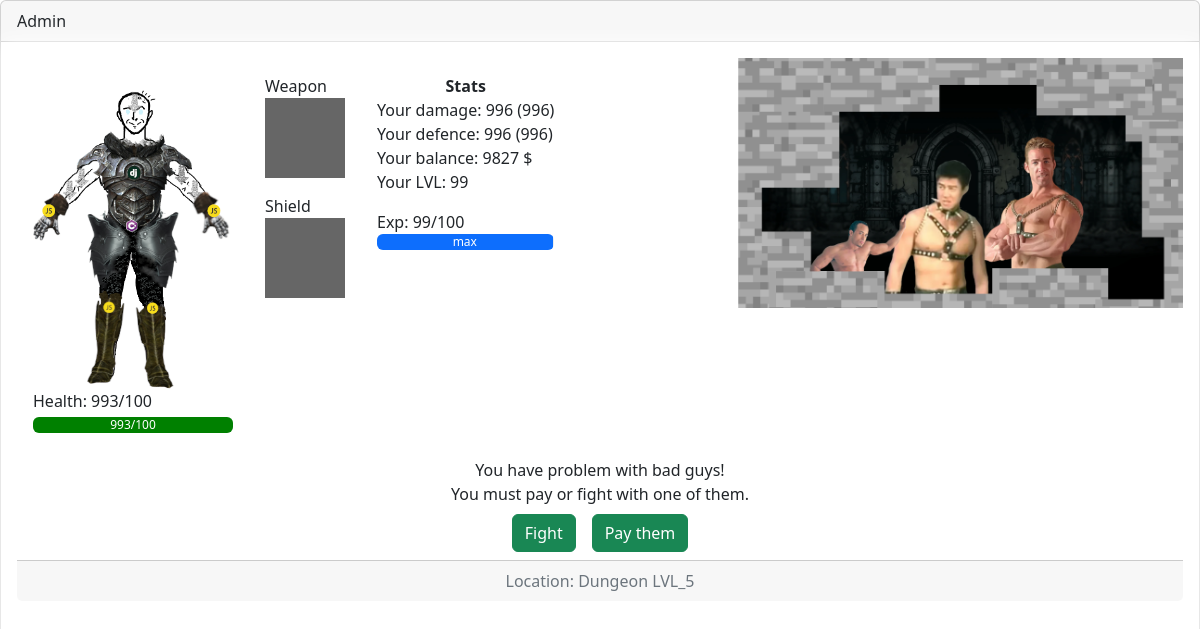
The page /game/dungeon_go/Location3 (signed in) on the database its author committed.
### User/models.py (models this page shows, shortened)
class Newuser(AbstractUser):
    health = models.IntegerField("HP",default=100)
    attack = models.IntegerField("ATTACK",default=5)
    defence = models.IntegerField("ARMOR",default=3)
    img = models.ImageField("IMG",upload_to="img/",default="")
    balance = models.DecimalField("MONEY", default=100, decimal_places=0,max_digits=10)
    lvl = models.IntegerField("LEVEL",default=1)
    exp = models.IntegerField("EXP",default=0)
    weapon = models.ForeignKey('Weapon',verbose_name="WEAPON",default='',null=True,blank=True,on_delete=models.SET_NULL)
    armor = models.ForeignKey('Armor',verbose_name="ARMOR",default='',null=True,blank=True,on_delete=models.SET_NULL)
    dungeon_lvl = models.IntegerField("DUNGEON LVL",default=1)
    dungeon_loc = models.IntegerField("DUNGEON LOCATION", default=0)
    is_fight = models.BooleanField("IS FIGHT",default=False)
    enemy = models.ForeignKey("Enemy",verbose_name="ENEMY",default='',null=True,blank=True,on_delete=models.SET_NULL)
    def ReturnAllDamage(self):
        if self.weapon is None:
            return self.attack
        else:
            return self.attack+self.weapon.damage
    def ReturnAllArmor(self):
        if self.armor is None:
            return self.defence
        else:
            return self.defence+self.armor.armor
    def CheckEXP(self):
        if self.lvl >= 99:
            self.lvl=99
            self.exp=99
        else:
            if self.exp>=100:
                self.lvl+=1
                self.defence=self.defence+1
                self.attack=self.attack+1
                self.exp=0
        self.save()
        return self.lvl
    def get_absolute_url_fight(self):
        return reverse("fight", kwargs={"pk": self.pk})

### Game/views.py (the view)
# urls.py: path('dungeon_go/Location3',Dungeon_Loc3.as_view(),name='dun_loc3'),
class Dungeon_Loc3(LoginRequiredMixin,View):
    def get(self,request,*args, **kwargs):
        if self.request.user.dungeon_loc == 3:
            return render(request,'BK/dun3.html')
        else:
            self.request.user.dungeon_loc = 0
            self.request.user.save()
            return redirect('dungeon')

### templates/BK/dun3.html (shortened to what this page needs)
{% extends 'BK/dun1.html' %}
{% load static %}
{% block enter %}
<div class="text-center">You have problem with bad guys!</div>
<div class="text-center">You must pay or fight with one of them.</div>
<div class="d-flex gap-3 justify-content-center m-2">
    <a class="btn btn-success" href="{{user.get_absolute_url_fight}}">Fight</a>
    <a class="btn btn-success" href="{% url 'pay' %}">Pay them</a>
</div>
{% endblock enter %}
{% block locat_name %}
Location: Dungeon LVL_{{user.dungeon_lvl}}
{% endblock locat_name %}

### templates/BK/dun1.html (shortened to what this page needs)
{% load static %}
<!DOCTYPE html>
<html>
    <head>
        <link href="https://cdn.jsdelivr.net/npm/bootstrap@5.2.0-beta1/dist/css/bootstrap.min.css" rel="stylesheet">
    </head>
    <body>
        <div class="card">
            <div class="card-header d-flex align-items-center">
              <span>{{user.username}}</span>
            </div>
            <div class="card-body d-flex flex-column shadown">
                <div class="d-flex justify-content-between media">
                <div class="d-flex w-100 up">
                    <div class='user_model  d-flex flex-column align-items-between'>
                        <div class="img_user"><img src="{% if user.dungeon_lvl == 1 %}{% static 'img/based_2.png' %}{% elif user.dungeon_lvl == 2 %}{% static 'img/based_3.png' %}{% elif user.dungeon_lvl == 3 %}{% static 'img/based_4.png' %}{% elif user.dungeon_lvl == 4 %}{% static 'img/based_5.png' %}{% else %}{% static 'img/based_6.png' %}{% endif %}" class="w-100 h-100" /></div>
                        <span>Health: {{user.health}}/100</span>
                        <div class="progress mt-1">
                            <div class="progress-bar bg_pr" role="progressbar" style="width: {{user.health}}%" aria-valuenow="{{user.health}}" aria-valuemin="0" aria-valuemax="100">{{user.health}}/100</div>
                        </div>
                    </div>
                    <div class='m-3'>
                        <span class="text-center">Weapon</span>
                        {% if user.weapon.img %}
                        <div><img src="{{user.weapon.img.url}}" class="item_img mb-3"/></div>
                        {% else %}
                        <div class='no_image_attr mb-3'></div>
                        {% endif %}
                        <span class='text-center'>Shield</span>
                        {% if user.armor.img %}
                        <div><img src="{{user.armor.img.url}}" class="item_img mb-3"/></div>
                        {% else %}
                        <div class='no_image_attr'></div>
                        {% endif %}
                    </div>
                    <div class='m-3 stats'>
                        <div class='text-center'><b>Stats</b></div>
                        <div class=>
                            <div>Your damage: {{user.ReturnAllDamage}} ({{user.attack}}{% if user.weapon is not None %}+{{user.weapon.damage}}{% endif %})</div>
                        <div>Your defence: {{user.ReturnAllArmor}} ({{user.defence}}{% if user.armor is not None %}+{{user.armor.armor}}{% endif %})</div>
                        <div>Your balance: {{user.balance}} $</div>
                        <div>Your LVL: {{user.CheckEXP}}</div>
                        <div class="mt-3">Exp: {{user.exp}}/100</div>
                        <div class="progress">
                            <div class="progress-bar" role="progressbar" style="width: {{user.exp}}%;" aria-valuenow="{{user.exp}}" aria-valuemin="0" aria-valuemax="100">{% if user.lvl == 99 %}max{% else %}{{user.exp}}/100{% endif %}</div>
                        </div>
                        </div>
                    </div>
                </div>
                    <div class="map">
                    </div>
            </div>
            {% block enter %}{% endblock enter %}
            <div class="card-footer text-muted text-center">
            {% block locat_name %}{% endblock locat_name %}
            </div>
          </div>
    </body>
</html>

### rows shown on the page
Newuser: username "Admin", health "993", ReturnAllDamage "996", attack "996", ReturnAllArmor "996", defence "996", balance "9827", CheckEXP "99", exp "99", dungeon_lvl "5"
